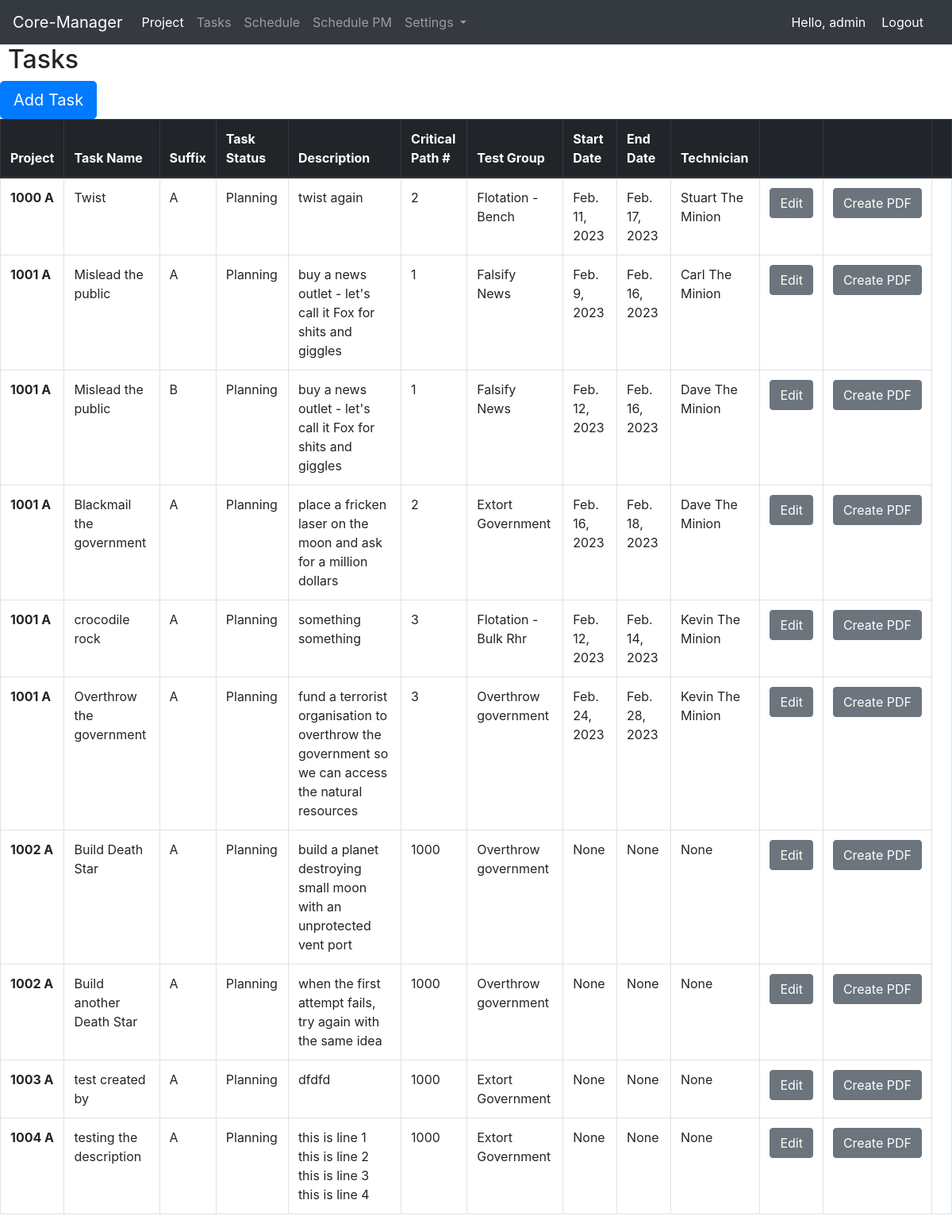
The page /task_home_page (signed in) on the database as committed earlier.
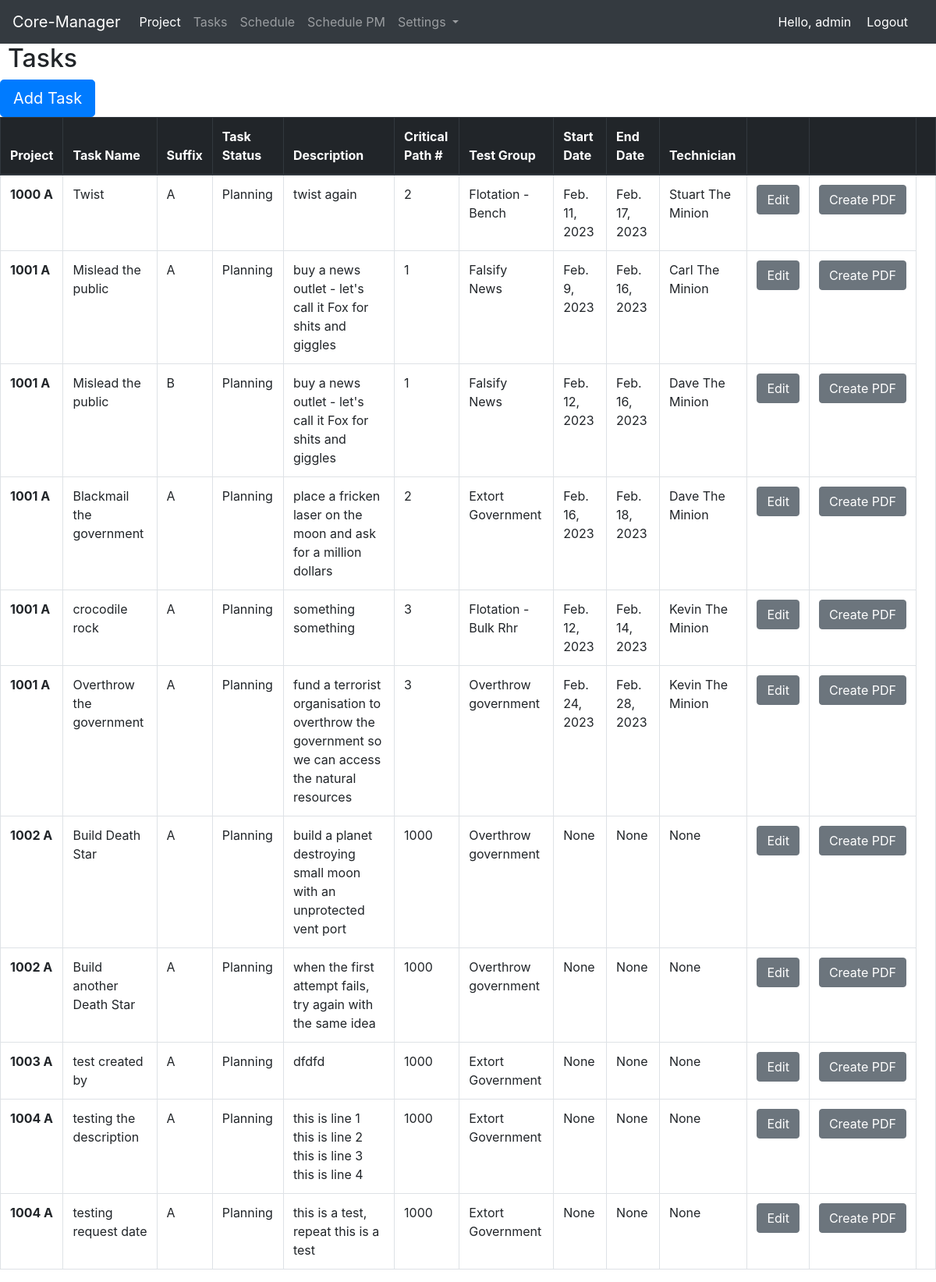
The same page on the database as committed later.
### project/models.py (models this page shows, shortened)
class Task(models.Model):
    task_name = models.CharField(max_length=200)
    task_suffix = models.CharField(max_length=10, choices=suffix, default="A")
    task_description = models.TextField()
    task_critical_path = models.IntegerField(default=1000)
    task_group = models.ForeignKey(TestList, on_delete=models.CASCADE, default="Nil")
    task_assigned_to = models.ForeignKey(Technician, on_delete=models.CASCADE, blank=True, null=True)
    task_request_date = models.DateField()
    task_created_by = models.CharField(max_length=30, blank=True)
    task_creation_date = models.DateTimeField(auto_now_add=True)
    task_status = models.CharField(max_length=25, choices=status, default='Planning')
    task_shift = models.CharField(max_length=25, choices=shift, default='FD')
    task_start_date = models.DateField(blank=True, null=True)
    task_end_date = models.DateField(blank=True, null=True)
    project = models.ForeignKey(Project, on_delete=models.CASCADE)
    task_pan = models.CharField(max_length=30)
    task_pulverise = models.CharField(max_length=10, choices=pulverise, default='No')
    task_assay_loc = models.CharField(max_length=15, choices=assay_loc, default='Internal')
    assay_method = models.TextField(blank=True, null=True)
    task_concated_name = models.CharField(max_length=50, blank=True, null=True)

class Project(models.Model):
    project_number = models.CharField(max_length=50)
    project_suffix = models.CharField(max_length=10, choices=suffix, default="A")
    project_owner = models.ForeignKey(ProjectOwners, on_delete=models.CASCADE, blank=True)
    project_priority = models.CharField(max_length=20, choices=project_priority_list, default='3')
    project_status = models.CharField(max_length=25, choices=status, default='Planning')
    project_creation_date = models.DateField(auto_now_add=True)
    project_created_by = models.CharField(max_length=50)
    project_modified_by = models.CharField(max_length=50, null=True)
    project_modified_date = models.DateField(blank=True, null=True)
    project_concated_name = models.CharField(max_length=50, blank=True, null=True)
    def __str__(self):
        return self.project_concated_name

class TestList(models.Model):
    test = models.CharField(max_length=150, blank=True)
    def __str__(self):
        return self.test

class Technician(models.Model):
    first_name = models.CharField(max_length=50)
    last_name = models.CharField(max_length=70)
    email_address = models.CharField(max_length=250, blank=True)
    technician_concat_name = models.CharField(max_length=100, blank=True)
    def __str__(self):
        return self.technician_concat_name

### project/views.py (the view)
# urls.py: path('task_home_page', views.task_home_page, name="task_home_page"),
@login_required(login_url='home_app:login')
def task_home_page(request):
    task_list = Task.objects.all().exclude(Q(task_status='Completed') | Q(task_status='Cancelled')).order_by('project', 'task_critical_path')
    return render(request, 'project/task_home_page.html', {
        'task_list': task_list,
    })

### templates/project/task_home_page.html (shortened to what this page needs)
{% extends 'base.html' %}
{% load static %}
 {% block css_files %}
        <link rel="stylesheet" href="{% static "project/project.css" %}">
  {% endblock %}
{% block content %}
<h2>Tasks</h2>
<a class="btn btn-primary btn-lg" href="{% url 'project_app:add_task' %}" role="button">Add Task</a>
<table class="table table-bordered table-hover">
    <thead class="thead-dark">
    <tr>
        <th scope="col">Project</th>
        <th scope="col">Task Name</th>
        <th scope="col">Suffix</th>
        <th scope="col">Task Status</th>
        <th scope="col">Description</th>
        <th scope="col">Critical Path #</th>
        <th scope="col">Test Group</th>
        <th scope="col">Start Date</th>
        <th scope="col">End Date</th>
        <th scope="col">Technician</th>
        <th scope="col"></th>
        <th scope="col"></th>
        <th scope="col"></th>
    </tr>
    </thead>
    <tbody>
         {% if task_list %}
    {% for task in task_list %}
        <tr>
            <th scope="row">{{task.project}}</th>
            <td>{{task.task_name}}</td>
            <td>{{task.task_suffix}}</td>
            <td>{{task.task_status}}</td>
            <td>{{task.task_description}}</td>
            <td>{{task.task_critical_path}}</td>
            <td>{{task.task_group}}</td>
            <td>{{task.task_start_date}}</td>
            <td>{{task.task_end_date}}</td>
            <td>{{task.task_assigned_to}}</td>
            {% if request.user.groups.all.0.name == 'Coordinator' %}
                <td><a href="{% url 'project_app:full_edit_task' task.id %}" class="btn btn-secondary"> Edit </a></td>
                <td><a href="{% url 'project_app:task_pdf' task.id %}" class="btn btn-secondary">Create PDF</a></td>
            {% endif %}
        </tr>
    {% endfor %}
{% endif %}
    </tbody>
</table>
{% endblock %}

Rows that differ between the two databases and show on the page:
added Task: project "1004 A", task_name "testing request date", task_suffix "A", task_status "Planning", task_description "this is a test, repeat this is a test", task_critical_path "1000", task_group "Extort Government", task_start_date "None", task_end_date "None", task_assigned_to "None"
